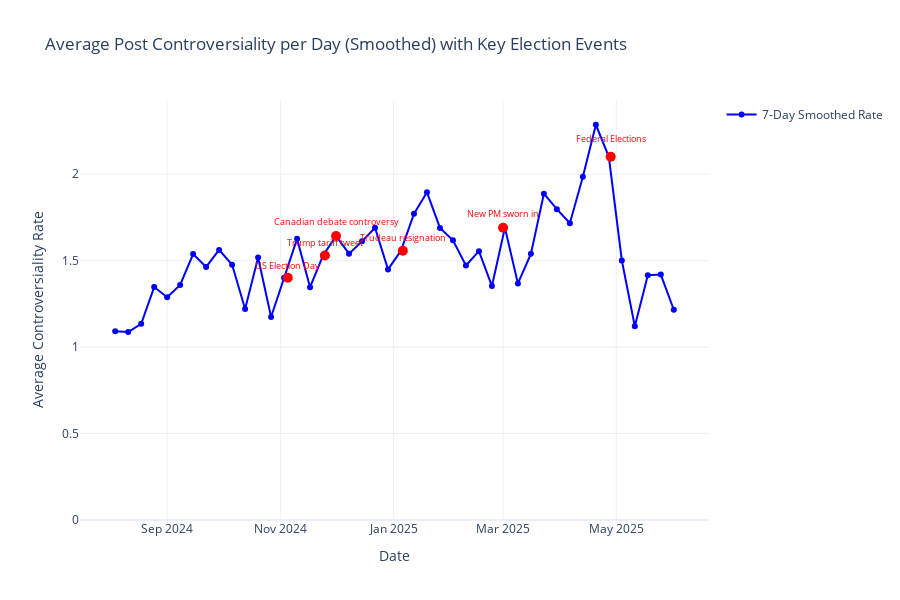

Notebook cell for this chart:
### Code cell
controversiality_by_post = (
    election_comments.groupby("link_id")
      .agg(
          controversiality_rate=("controversiality", "sum"),
          created_utc=("created_utc", "min")
      )
      .reset_index()
      .sort_values("created_utc")
)

daily_controversiality = (
    controversiality_by_post
    .set_index("created_utc")
    .resample("W")["controversiality_rate"]
    .mean()
    .reset_index()
)
events = [
    ("2024-11-05", "US Election Day"),
    ("2024-11-25", "Trump tariff tweet"),
    ("2024-12-01", "Canadian debate controversy"),
    ("2025-01-06", "Trudeau resignation"),
    ("2025-03-01", "New PM sworn in"),
    ("2025-04-28", "Federal Elections")
]

fig = go.Figure()

fig.add_trace(go.Scatter(
    x=daily_controversiality["created_utc"],
    y=daily_controversiality["controversiality_rate"],
    mode='lines+markers',
    name='7-Day Smoothed Rate',
    line=dict(color='blue', width=2),
    marker=dict(size=6)
))

for date_str, label in events:
    date = pd.to_datetime(date_str)
    nearest_idx = (daily_controversiality["created_utc"] - date).abs().idxmin()
    y = daily_controversiality.loc[nearest_idx, "controversiality_rate"]
    
    fig.add_trace(go.Scatter(
        x=[date],
        y=[y],
        mode='markers',
        marker=dict(color='red', size=10),
        showlegend=False,
        hovertext=label
    ))
    
    fig.add_annotation(
        x=date,
        y=y * 1.05,
        text=label,
        showarrow=False,
        font=dict(color='red', size=9),
        textangle=0
    )

fig.update_layout(
    title="Average Post Controversiality per Day (Smoothed) with Key Election Events",
    xaxis_title="Date",
    yaxis_title="Average Controversiality Rate",
    template='plotly_white',
    hovermode='x unified',
    height=600,
    yaxis=dict(rangemode='tozero')
)
fig.show()

### Figure 1 — Plotly figure (JSON) as saved in the notebook; plotly's stock layout.template omitted (floating-point values rounded to 4 significant figures)
{"data": [{"line": {"color": "blue", "width": 2}, "marker": {"size": 6}, "mode": "lines+markers", "name": "7-Day Smoothed Rate", "type": "scatter", "x": ["2024-08-04T00:00:00.000000000", "2024-08-11T00:00:00.000000000", "2024-08-18T00:00:00.000000000", "2024-08-25T00:00:00.000000000", "2024-09-01T00:00:00.000000000", "2024-09-08T00:00:00.000000000", "2024-09-15T00:00:00.000000000", "2024-09-22T00:00:00.000000000", "2024-09-29T00:00:00.000000000", "2024-10-06T00:00:00.000000000", "2024-10-13T00:00:00.000000000", "2024-10-20T00:00:00.000000000", "2024-10-27T00:00:00.000000000", "2024-11-03T00:00:00.000000000", "2024-11-10T00:00:00.000000000", "2024-11-17T00:00:00.000000000", "2024-11-24T00:00:00.000000000", "2024-12-01T00:00:00.000000000", "2024-12-08T00:00:00.000000000", "2024-12-15T00:00:00.000000000", "2024-12-22T00:00:00.000000000", "2024-12-29T00:00:00.000000000", "2025-01-05T00:00:00.000000000", "2025-01-12T00:00:00.000000000", "2025-01-19T00:00:00.000000000", "2025-01-26T00:00:00.000000000", "2025-02-02T00:00:00.000000000", "2025-02-09T00:00:00.000000000", "2025-02-16T00:00:00.000000000", "2025-02-23T00:00:00.000000000", "2025-03-02T00:00:00.000000000", "2025-03-09T00:00:00.000000000", "2025-03-16T00:00:00.000000000", "2025-03-23T00:00:00.000000000", "2025-03-30T00:00:00.000000000", "2025-04-06T00:00:00.000000000", "2025-04-13T00:00:00.000000000", "2025-04-20T00:00:00.000000000", "2025-04-27T00:00:00.000000000", "2025-05-04T00:00:00.000000000", "2025-05-11T00:00:00.000000000", "2025-05-18T00:00:00.000000000", "2025-05-25T00:00:00.000000000", "2025-06-01T00:00:00.000000000"], "y": [1.091, 1.087, 1.135, 1.347, 1.289, 1.36, 1.539, 1.464, 1.562, 1.476, 1.221, 1.519, 1.174, 1.402, 1.626, 1.346, 1.53, 1.643, 1.54, 1.612, 1.691, 1.449, 1.558, 1.772, 1.895, 1.689, 1.617, 1.472, 1.555, 1.353, 1.691, 1.368, 1.539, 1.887, 1.798, 1.717, 1.985, 2.286, 2.101, 1.501, 1.121, 1.416, 1.419, 1.216]}, {"hovertext": "US Election Day", "marker": {"color": "red", "size": 10}, "mode": "markers", "showlegend": false, "type": "scatter", "x": ["2024-11-05T00:00:00"], "y": [1.402]}, {"hovertext": "Trump tariff tweet", "marker": {"color": "red", "size": 10}, "mode": "markers", "showlegend": false, "type": "scatter", "x": ["2024-11-25T00:00:00"], "y": [1.53]}, {"hovertext": "Canadian debate controversy", "marker": {"color": "red", "size": 10}, "mode": "markers", "showlegend": false, "type": "scatter", "x": ["2024-12-01T00:00:00"], "y": [1.643]}, {"hovertext": "Trudeau resignation", "marker": {"color": "red", "size": 10}, "mode": "markers", "showlegend": false, "type": "scatter", "x": ["2025-01-06T00:00:00"], "y": [1.558]}, {"hovertext": "New PM sworn in", "marker": {"color": "red", "size": 10}, "mode": "markers", "showlegend": false, "type": "scatter", "x": ["2025-03-01T00:00:00"], "y": [1.691]}, {"hovertext": "Federal Elections", "marker": {"color": "red", "size": 10}, "mode": "markers", "showlegend": false, "type": "scatter", "x": ["2025-04-28T00:00:00"], "y": [2.101]}], "layout": {"annotations": [{"font": {"color": "red", "size": 9}, "showarrow": false, "text": "US Election Day", "textangle": 0, "x": "2024-11-05T00:00:00", "y": 1.472}, {"font": {"color": "red", "size": 9}, "showarrow": false, "text": "Trump tariff tweet", "textangle": 0, "x": "2024-11-25T00:00:00", "y": 1.606}, {"font": {"color": "red", "size": 9}, "showarrow": false, "text": "Canadian debate controversy", "textangle": 0, "x": "2024-12-01T00:00:00", "y": 1.725}, {"font": {"color": "red", "size": 9}, "showarrow": false, "text": "Trudeau resignation", "textangle": 0, "x": "2025-01-06T00:00:00", "y": 1.636}, {"font": {"color": "red", "size": 9}, "showarrow": false, "text": "New PM sworn in", "textangle": 0, "x": "2025-03-01T00:00:00", "y": 1.775}, {"font": {"color": "red", "size": 9}, "showarrow": false, "text": "Federal Elections", "textangle": 0, "x": "2025-04-28T00:00:00", "y": 2.206}], "height": 600, "hovermode": "x unified", "title": {"text": "Average Post Controversiality per Day (Smoothed) with Key Election Events"}, "xaxis": {"title": {"text": "Date"}}, "yaxis": {"rangemode": "tozero", "title": {"text": "Average Controversiality Rate"}}}}
